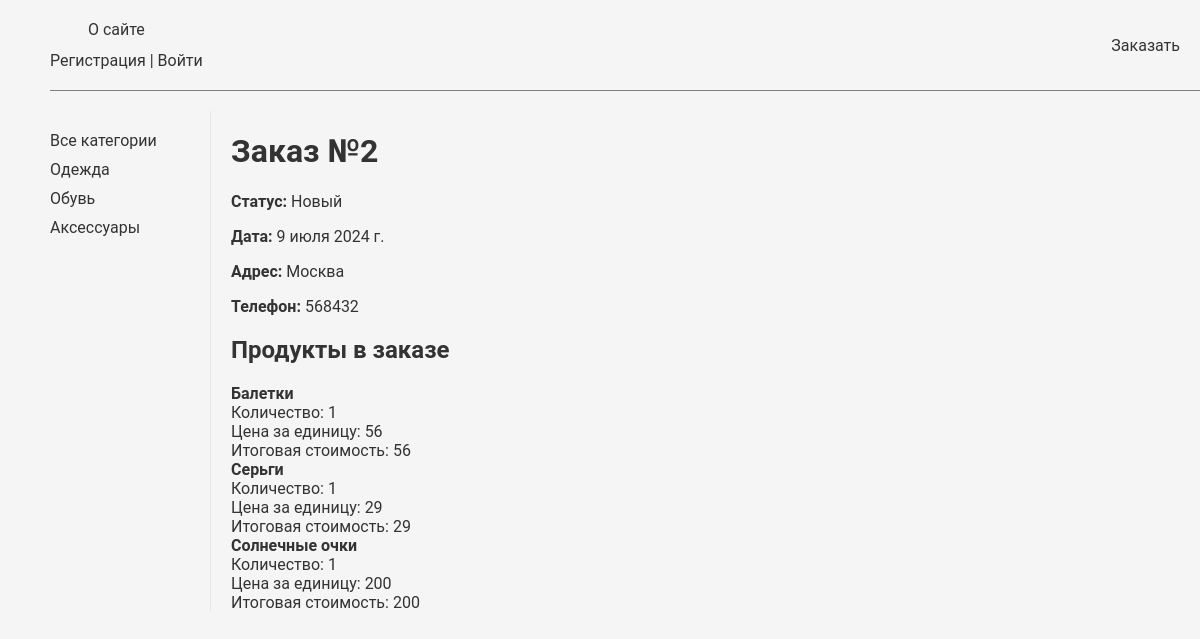
Page /orders/2/ on the committed database.
### catalog/models.py (models this page shows, shortened)
class Category(models.Model):
    name = models.CharField(max_length=50)
    slug = models.SlugField(max_length=255, unique=True, db_index=True, verbose_name="URL")
    class Meta:
        ordering = ['name']
    def get_absolute_url(self):
        return reverse('catalog:cat_products', kwargs={'cat_slug': self.slug})

class Products(models.Model):
    name = models.CharField(max_length=60)
    price = models.IntegerField(default=0)
    category = models.ForeignKey(Category, on_delete=models.CASCADE, default=1)
    description = models.CharField(max_length=250, default='', blank=True, null=True)
    image = models.ImageField(upload_to='uploads/products/%Y/%m/%d/')
    quantity = models.IntegerField(default=0)
    slug = models.SlugField(max_length=255, unique=True, db_index=True, verbose_name="URL")
    class Meta:
        ordering = ['name']

### orders/models.py (models this page shows, shortened)
class Order(models.Model):
    ORDER_STATUS_CHOICES = [
        ('new', 'Новый'),
        ('processing', 'В обработке'),
        ('ready', 'Готов'),
        ('received', 'Получен'),
    ]
    ORDER_STATUS_DICT = dict(ORDER_STATUS_CHOICES)
    customer = models.ForeignKey(User, on_delete=models.CASCADE)
    address = models.CharField(max_length=50, default='', blank=True)
    phone = models.CharField(max_length=50, default='', blank=True)
    date = models.DateField(default=datetime.datetime.today)
    status = models.CharField(max_length=20, choices=ORDER_STATUS_CHOICES, default='new')
    class Meta:
        ordering = ['date']
    @property
    def status_display(self):
        return self.ORDER_STATUS_DICT.get(self.status)

class OrderItem(models.Model):
    order = models.ForeignKey(Order, on_delete=models.CASCADE)
    product = models.ForeignKey(Products, on_delete=models.CASCADE)
    quantity = models.IntegerField(default=1)
    price = models.IntegerField()
    class Meta:
        ordering = ['product']

### orders/views.py (the view)
# urls.py: path('<int:pk>/', ShowOrder.as_view(), name='one_order'),
class ShowOrder(DataMixin, DetailView):
    model = Order
    template_name = 'orders/order.html'
    context_object_name = 'order'
    def get_object(self):
        return Order.objects.filter(pk=self.kwargs['pk']).first()
    def get_context_data(self, *, object_list=None, **kwargs):
        context = super().get_context_data(**kwargs)
        order = self.get_object()
        order_items = OrderItem.objects.filter(order=order)
        context['order_items'] = order_items
        c_def = self.get_user_context(title="Заказ")
        context.update(c_def)
        return context

### users/utils.py (called while the page is built)
    def get_user_context(self, **kwargs):
        context = kwargs
        cats = Category.objects.annotate(Count('products'))
        user_menu = menu.copy()
        context['menu'] = user_menu
        context['cats'] = cats
        if 'cat_selected' not in context:
            context['cat_selected'] = 0
        return context

    def get_context_data(self, *, object_list=None, **kwargs):
        context = super().get_context_data(**kwargs)
        c_def = self.get_user_context(title="Список заказов")
        context.update(c_def)
        return context

### orders/templates/orders/order.html
{% extends 'users/base.html' %}
{% block content %}
                    <h1>Заказ №{{ order.id }}</h1>
                    <strong>Статус:</strong> {{ order.status_display}}</p>
                    <strong>Дата:</strong> {{ order.date }}</p>
                    <strong>Адрес:</strong> {{ order.address }}</p>
                    <strong>Телефон:</strong> {{ order.phone }}</p>
<h2>Продукты в заказе</h2>
<ul>
    {% for item in order_items %}
    <li>
        <a href="{% url 'catalog:one_product' item.product.slug %}">
            <strong>{{ item.product.name }}</strong><br>
        </a>
        Количество: {{ item.quantity }}<br>
        Цена за единицу: {{ item.product.price }}<br>
        Итоговая стоимость: {{ item.price }}
    </li>
    {% endfor %}
</ul>
{% endblock %}

### users/templates/users/base.html (shortened to what this page needs)
{% load static %}
<!DOCTYPE html>
<html>
<head>
    <link rel="stylesheet" href="{% static 'css/styles.css' %}">
</head>
<body>
<table class="table-page" border="0" cellpadding="0" cellspacing="0">
    <tr>
        <td valign="top" class="categories">
            {% block mainmenu %}
            <ul id="mainmenu" class="mainmenu">
                <div class="mainmenu__about">
                    {% for m in menu %}
                    <li><a href="{% url 'users:'|add:m.url_name %}">{{m.title}}</a></li>
                    {% endfor %}
                    {% if request.user.is_authenticated %}
                    <li class="last"> {{user.username}} | <a href="{% url 'users:logout' %}">Выйти</a></li>
                    {% else %}
                    <li class="last"><a href="{% url 'users:register' %}">Регистрация</a> | <a href="{% url 'users:login' %}">Войти</a> </li>
                    {% endif %}
                </div>
                <li><a href="{% url 'orders:create_order' %}">Заказать</a>
                </li>
            </ul>
            {% endblock mainmenu %}
            <table class="table-content" border=0 cellpadding="0" cellspacing="0">
                <tr>
                    <td valign="top" class="left-chapters">
                        <ul id="leftchapters">
                            {% if request.resolver_match.url_name == 'products' and cat_selected == 0 %}
                                <li class="selected">Все категории</li>
                            {% else %}
                                <li><a href="{% url 'catalog:products' %}">Все категории</a></li>
                            {% endif %}
                            {% for c in cats %}
                                {% if c.products__count > 0 %}
                                {% if c.pk == cat_selected %}
                                <li class="selected">{{c.name}}</li>
                                {% else %}
                                <li><a href="{{ c.get_absolute_url }}">{{c.name}}</a></li>
                                {% endif %}
                                {% endif %}
                            {% endfor %}
                        </ul>
                    </td>
                    <td valign="top" class="content">
                        <div class="content-text">
                            {% block content %}
                            {% endblock %}
                        </div>
                    </td>
                </tr>
            </table>
        </td>
    </tr>
</table>
</body>
</html>

### static/css/styles.css (style rules this page uses)
body { font-family: 'Roboto', Arial, sans-serif; background-color: #f5f5f5; margin: 0; padding: 0; color: #333; }
ul { list-style: none; padding: 0; margin: 0; }
a { text-decoration: none; color: #333; transition: color 0.3s ease; }
.table-page { width: 100%; }
.mainmenu { padding: 20px 0; display: flex; align-items: center; justify-content: space-between; border-bottom: 1px solid gray; }
.mainmenu__about { display: flex; flex-direction: column; }
.mainmenu__about li:first-child { margin-bottom: 12px; }
#mainmenu { text-align: center; margin-bottom: 20px; }
#mainmenu li { display: inline-block; margin-right: 20px; }
#mainmenu li.last { margin-right: 0; }
#mainmenu li a { font-size: 16px; color: #333; }
.categories { padding-left: 50px; }
.left-chapters { width: 150px; padding-right: 10px; border-right: 1px solid #e6e6e6; margin-left: 20px; }
#leftchapters { margin-top: 20px; }
#leftchapters li { font-size: 16px; color: #333; margin-bottom: 10px; cursor: pointer; }
.table-content { padding-bottom: 20px; }
.content { padding-left: 20px; }
.content-text { margin-top: 20px; }

### rows in the picture
Category: name "Одежда"
Category: name "Обувь"
Category: name "Аксессуары"
Order: id "2", status_display "Новый", date "9 июля 2024 г.", address "Москва", phone "568432"
OrderItem: product.name "Балетки", quantity "1", product.price "56", price "56"
OrderItem: product.name "Серьги", quantity "1", product.price "29", price "29"
OrderItem: product.name "Солнечные очки", quantity "1", product.price "200", price "200"

### other values in the picture
{{ m.title }} "О сайте"
